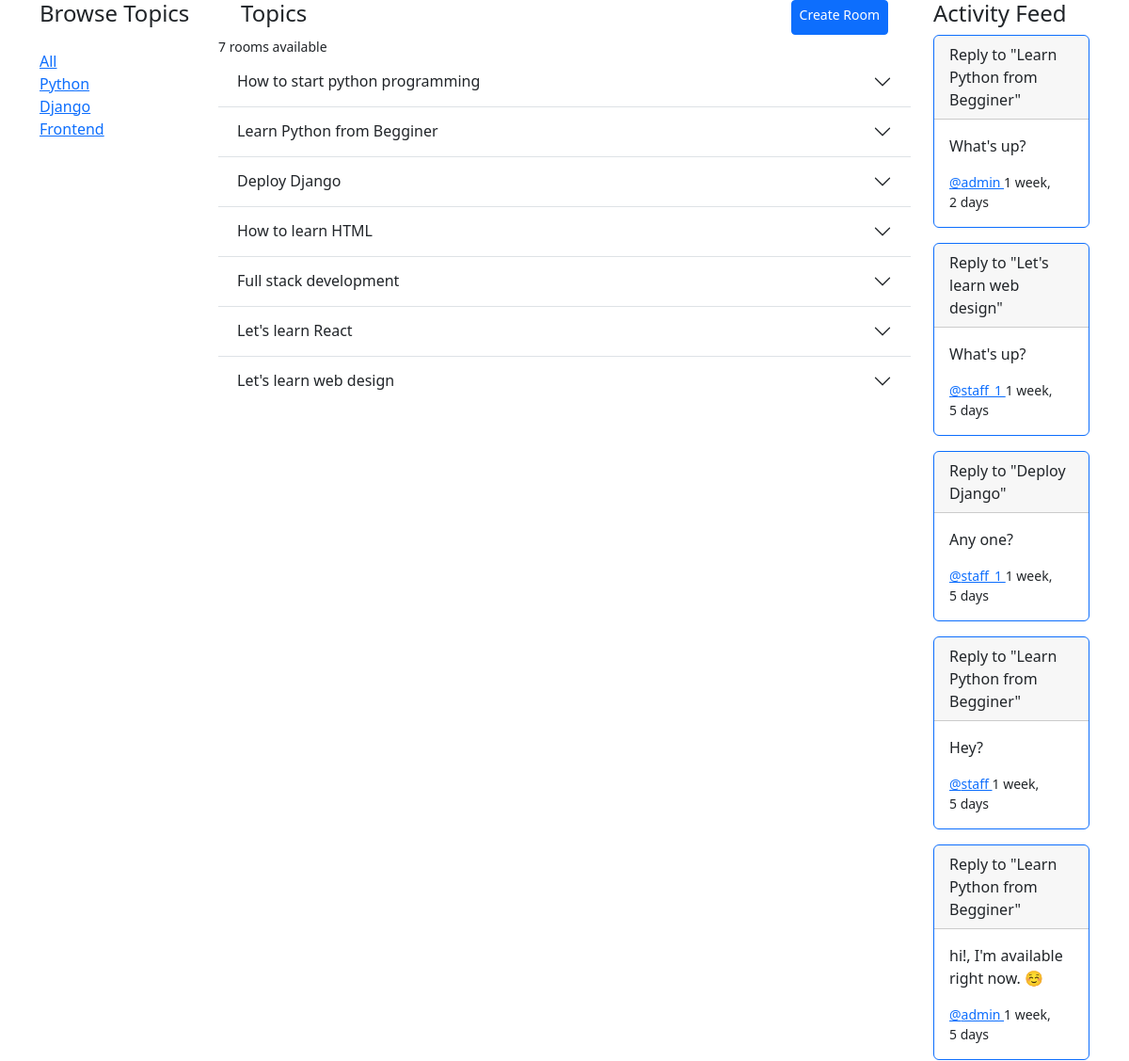
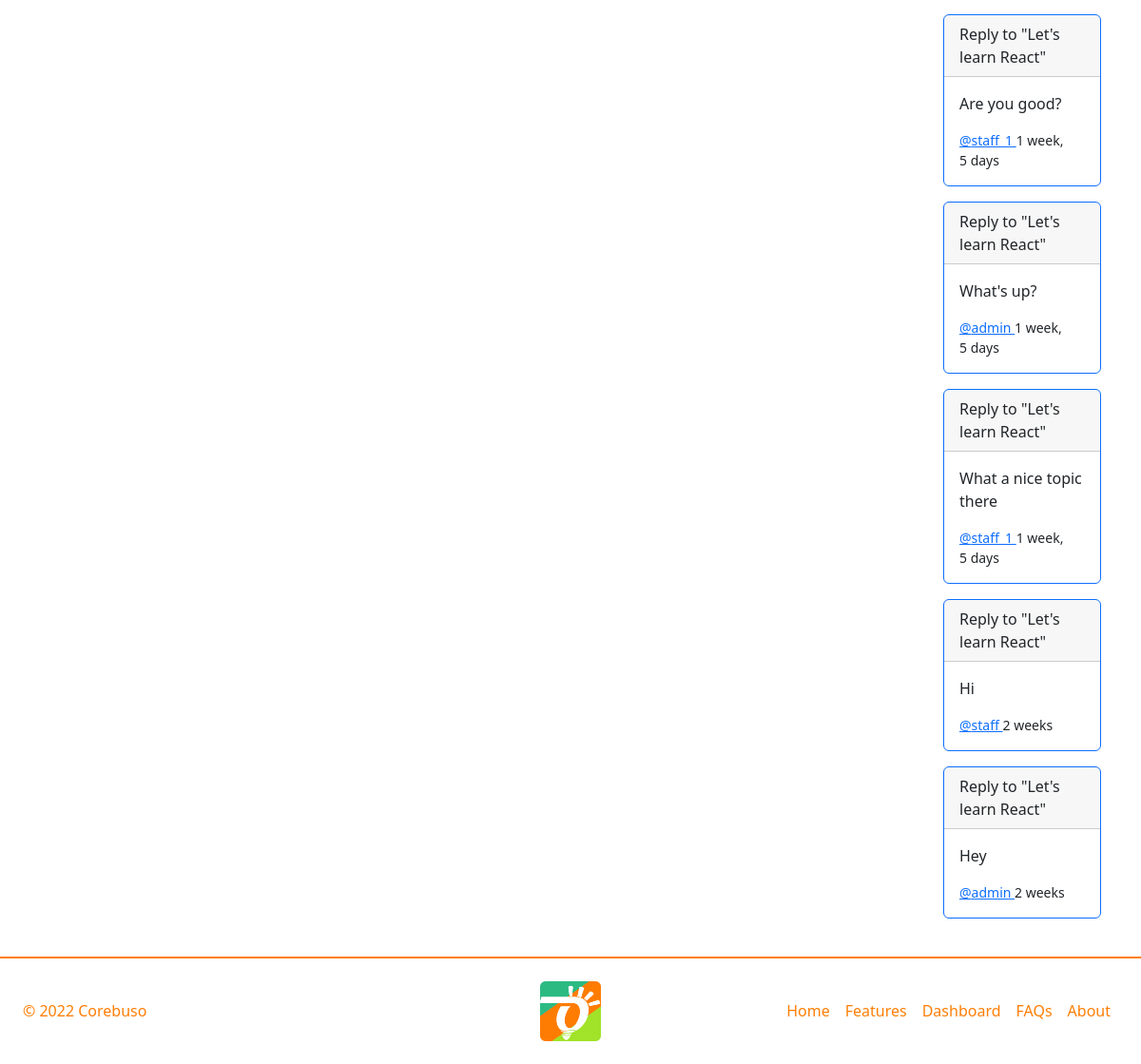
The app's page /base/ with its own data (2 pictures, top to bottom).
### base/models.py (models this page shows, shortened)
class Topic(models.Model):
    name = models.CharField(max_length=200)

class Room(models.Model):
    host = models.ForeignKey(User, on_delete=models.SET_NULL, null=True)
    topic = models.ForeignKey(Topic, on_delete=models.SET_NULL, null=True)
    participants = models.ManyToManyField(
        User, related_name='participants', blank=True)
    name = models.CharField(max_length=200)
    description = models.TextField(null=True, blank=True)
    updated = models.DateTimeField(auto_now=True)
    created = models.DateTimeField(auto_now_add=True)
    class Meta:
        ordering = ["-updated", "-created"]
    def __str__(self):
        return self.name

class Message(models.Model):
    user = models.ForeignKey(User, on_delete=models.CASCADE)
    room = models.ForeignKey(Room, on_delete=models.CASCADE)
    body = models.TextField()
    updated = models.DateTimeField(auto_now=True)
    created = models.DateTimeField(auto_now_add=True)
    class Meta:
        ordering = ["-updated", "-created"]

### base/views.py (the view)
# urls.py: path("", views.home, name="home-base"),
def home(request):
    q = request.GET.get('q') if request.GET.get('q') != None else ''
    rooms = Room.objects.filter(
        Q(topic__name__icontains=q) |
        Q(name__icontains=q) |
        Q(description__icontains=q) |
        Q(host__username__icontains=q)
    )
    topics = Topic.objects.all()
    messages = Message.objects.filter(
        Q(room__topic__name__icontains=q))
    room_count = rooms.count()
    context = {"rooms": rooms, "topics": topics,
               "room_count": room_count, "room_messages": messages}
    return render(request, "base/home_base.html", context)

### base/templates/base/home_base.html (shortened to what this page needs)
{% extends 'main.html' %}
{% block content %}
<div class="container">
    <div class="row">
        <div class="col-md-2">
            {%include 'base/topics_component.html'%}
        </div>
        <div class="col-md-8">
            <div class="d-flex flex-row px-4 align-content-center justify-content-between">
                <h4>Topics</h4>
                <a href="{% url 'create-room' %}" role="button" type="button" class="btn btn-primary btn-sm">Create
                    Room</a>
            </div>
            <small>{{room_count}} rooms available</small>
            {%include 'base/feed_component.html'%}
        </div>
        <div class="col-md-2">
            {%include 'base/activity_component.html'%}
        </div>
    </div>
</div>
{% include 'base/footer.html' %}
{% endblock %}

### base/templates/base/topics_component.html
{%load static%}
<h4 class="mb-4">Browse Topics</h4>
<div class="d-flex flex-column">
    <a class="undesigned-link" href="{% url 'home' %}">All</a>
    {% for topic in topics %}
    <a class="undesigned-link" href="{% url 'home' %}?q={{topic.name}}" role="button" class="my-link">{{topic.name}}</a>
    {% endfor %}
</div>

### base/templates/base/feed_component.html (shortened to what this page needs)
{%load static%}
<div class="accordion accordion-flush" id="roomAccordion">
    {% for room in rooms %}
    <div class="accordion-item">
        <h2 class="accordion-header" id="{{room.id}}">
            <button class="accordion-button collapsed position-relative" type="button" data-bs-toggle="collapse"
                data-bs-target="#flush-{{room.id}}" aria-expanded="false" aria-controls="flush-{{room.id}}">
                {{room.name}}
            </button>
        </h2>
    </div>
    {% endfor %}
</div>

### base/templates/base/activity_component.html (shortened to what this page needs)
{%load static%}
<h4>Activity Feed</h4>
{% for message in room_messages %}
<div class="card border-primary mb-3" style="max-width: 18rem;">
    <p class="card-header">Reply to "{{message.room}}"</p>
    <div class="card-body">
        <div class="d-flex flex-column">
            <p class="card-text">{{message.body}}</p>
            <small class="card-text">
                <a type="text" class="undesigned-link" href="{% url 'user-profile' message.user.id%}">
                    @{{message.user}}
                </a>
                {{message.created | timesince}}
            </small>
        </div>
    </div>
</div>
{%endfor%}

### static/styles/corebuso.css (style rules this page uses)
:root { --color1-100: hsla(29, 100%, 51%, 1); --color1-75: hsla(29, 100%, 51%, 0.75); --color1-50: hsla(29, 100%, 51%, 0.5); --color1-25: hsla(29, 100%, 51%, 0.25); --color2-100: hsla(323, 63%, 13%, 1); --color2-75: hsla(323, 63%, 13%, 0.75); --color2-50: hsla(323, 63%, 13%, 0.5); --color2-25: hsla(323, 63%, 13%, 0.25); --color3-100: hsla(157, 62%, 45%, 1); --color3-75: hsla(157, 62%, 45%, 0.75); --color4-100: hsla(81, 74%, 49%, 1); --color4-50: hsla(81, 74%, 49%, 0.5); --color5-100: hsla(192, 72%, 21%, 1); --5px: 0.3125em; --8px: 0.5em; --10px: 0.625em; --16px: 1em; --24px: 1.5em; --32px: 2em; --48px: 3em; --80px: 5em; --100px: 6.25em; --160px: 10em; --180px: 11.25em; --hero-icon: 2em; --font-16: 1em; --font-18: 1.125em; --font-24: 1.5em; --font-32: 2em; --font-48: 3em; --font-64: 4em; }
html { line-height: 1.6; font-size: 1em; font-family: "Poppins", sans-serif !important; scroll-behavior: smooth; }

### records on screen
Topic: name "Python"
Topic: name "Django"
Topic: name "Frontend"
Room: name "How to start python programming"
Room: name "Learn Python from Begginer"
Room: name "Deploy Django"
Room: name "How to learn HTML"
Room: name "Full stack development"
Room: name "Let's learn React"
Room: name "Let's learn web design"
Message: room "Learn Python from Begginer", body "What's up?", user "admin", created "1 week, 2 days"
Message: room "Let's learn web design", body "What's up?", user "staff_1", created "1 week, 5 days"
Message: room "Deploy Django", body "Any one?", user "staff_1", created "1 week, 5 days"
Message: room "Learn Python from Begginer", body "Hey?", user "staff", created "1 week, 5 days"
Message: room "Learn Python from Begginer", body "hi!, I'm available right now. ☺️", user "admin", created "1 week, 5 days"
Message: room "Let's learn React", body "Are you good?", user "staff_1", created "1 week, 5 days"
Message: room "Let's learn React", body "What's up?", user "admin", created "1 week, 5 days"
Message: room "Let's learn React", body "What a nice topic there", user "staff_1", created "1 week, 5 days"
Message: room "Let's learn React", body "Hi", user "staff", created "2 weeks"
Message: room "Let's learn React", body "Hey", user "admin", created "2 weeks"

### other values on screen
{{ room_count }} "7"
